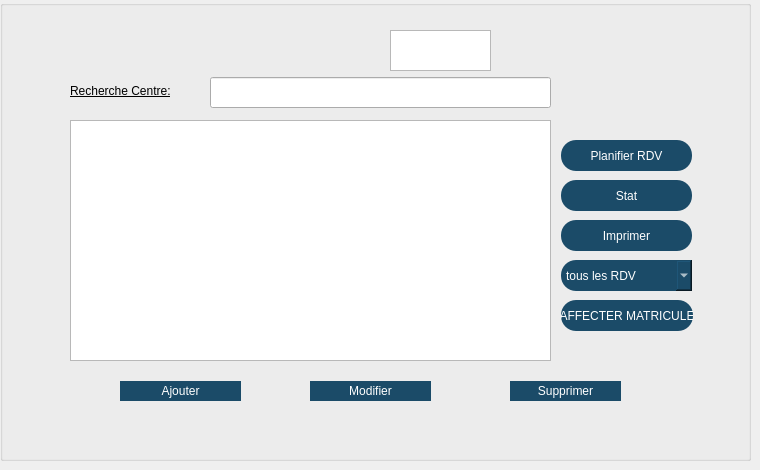
    <widget class="QWidget" name="tab_2">
     <attribute name="title">
      <string>Gestion RDVs</string>
     </attribute>
     <widget class="QGroupBox" name="groupBox">
      <property name="geometry">
       <rect>
        <x>0</x>
        <y>0</y>
        <width>751</width>
        <height>461</height>
       </rect>
      </property>
      <property name="title">
       <string/>
      </property>
      <widget class="QPushButton" name="pushButton_Ajout">
       <property name="geometry">
        <rect>
         <x>120</x>
         <y>381</y>
         <width>121</width>
         <height>20</height>
        </rect>
       </property>
       <property name="styleSheet">
        <string notr="true">background-color:rgb(27, 75, 104);
color:white;
border-radius:15px;</string>
       </property>
       <property name="text">
        <string>Ajouter</string>
       </property>
      </widget>
      <widget class="QPushButton" name="pushButton_Mod">
       <property name="geometry">
        <rect>
         <x>310</x>
         <y>381</y>
         <width>121</width>
         <height>20</height>
        </rect>
       </property>
       <property name="styleSheet">
        <string notr="true">background-color:rgb(27, 75, 104);
color:white;
border-radius:15px;</string>
       </property>
       <property name="text">
        <string>Modifier</string>
       </property>
      </widget>
      <widget class="QPushButton" name="pushButton_Supp">
       <property name="geometry">
        <rect>
         <x>510</x>
         <y>381</y>
         <width>111</width>
         <height>20</height>
        </rect>
       </property>
       <property name="styleSheet">
        <string notr="true">background-color:rgb(27, 75, 104);
color:white;
border-radius:15px;</string>
       </property>
       <property name="text">
        <string>Supprimer</string>
       </property>
      </widget>
      <widget class="QTableView" name="tab_3">
       <property name="geometry">
        <rect>
         <x>70</x>
         <y>120</y>
         <width>481</width>
         <height>241</height>
        </rect>
       </property>
      </widget>
      <widget class="QLabel" name="label_4">
       <property name="geometry">
        <rect>
         <x>0</x>
         <y>0</y>
         <width>761</width>
         <height>461</height>
        </rect>
       </property>
       <property name="text">
        <string/>
       </property>
       <property name="pixmap">
        <pixmap resource="resources.qrc">:/images/icons/main.png</pixmap>
       </property>
      </widget>
      <widget class="QLineEdit" name="lineEdit_recherche_2">
       <property name="geometry">
        <rect>
         <x>210</x>
         <y>77</y>
         <width>341</width>
         <height>31</height>
        </rect>
       </property>
       <property name="text">
        <string/>
       </property>
      </widget>
      <widget class="QPushButton" name="pushButton_pdf">
       <property name="geometry">
        <rect>
         <x>561</x>
         <y>220</y>
         <width>131</width>
         <height>31</height>
        </rect>
       </property>
       <property name="styleSheet">
        <string notr="true">background-color:rgb(27, 75, 104);
color:white;
border-radius:15px;</string>
       </property>
       <property name="text">
        <string>Imprimer</string>
       </property>
      </widget>
      <widget class="QLabel" name="label_5">
       <property name="geometry">
        <rect>
         <x>70</x>
         <y>80</y>
         <width>161</width>
         <height>21</height>
        </rect>
       </property>
       <property name="styleSheet">
        <string notr="true">font: 75 8pt &quot;MS Shell Dlg 2&quot;;
text-decoration: underline;
font: 10pt &quot;MS Shell Dlg 2&quot;;
</string>
       </property>
       <property name="text">
        <string>Recherche Centre:</string>
       </property>
      </widget>
      <widget class="QTextBrowser" name="textBrowser_2">
       <property name="geometry">
        <rect>
         <x>390</x>
         <y>30</y>
         <width>101</width>
         <height>41</height>
        </rect>
       </property>
      </widget>
      <widget class="QPushButton" name="stat_2">
       <property name="geometry">
        <rect>
         <x>561</x>
         <y>180</y>
         <width>131</width>
         <height>31</height>
        </rect>
       </property>
       <property name="styleSheet">
        <string notr="true">background-color:rgb(27, 75, 104);
color:white;
border-radius:15px;</string>
       </property>
       <property name="text">
        <string>Stat</string>
       </property>
      </widget>
      <widget class="QComboBox" name="comboBox_rdv">
       <property name="geometry">
        <rect>
         <x>561</x>
         <y>260</y>
         <width>131</width>
         <height>31</height>
        </rect>
       </property>
       <property name="styleSheet">
        <string notr="true">background-color:rgb(27, 75, 104);
color:white;
border-radius:15px;</string>
       </property>
       <item>
        <property name="text">
         <string>tous les RDV</string>
        </property>
       </item>
       <item>
        <property name="text">
         <string>RDV reserve</string>
        </property>
       </item>
       <item>
        <property name="text">
         <string>RDV non reserve</string>
        </property>
       </item>
      </widget>
      <widget class="QPushButton" name="Ajout_Auto">
       <property name="geometry">
        <rect>
         <x>561</x>
         <y>140</y>
         <width>131</width>
         <height>31</height>
        </rect>
       </property>
       <property name="styleSheet">
        <string notr="true">background-color:rgb(27, 75, 104);
color:white;
border-radius:15px;</string>
       </property>
       <property name="text">
        <string>Planifier RDV</string>
       </property>
      </widget>
      <widget class="QPushButton" name="Affecter_Mat">
       <property name="geometry">
        <rect>
         <x>561</x>
         <y>300</y>
         <width>132</width>
         <height>31</height>
        </rect>
       </property>
       <property name="styleSheet">
        <string notr="true">background-color:rgb(27, 75, 104);
color:white;
border-radius:15px;</string>
       </property>
       <property name="text">
        <string>AFFECTER MATRICULE</string>
       </property>
      </widget>
      <zorder>textBrowser_2</zorder>
      <zorder>label_4</zorder>
      <zorder>tab_3</zorder>
      <zorder>lineEdit_recherche_2</zorder>
      <zorder>label_5</zorder>
      <zorder>stat_2</zorder>
      <zorder>pushButton_Ajout</zorder>
      <zorder>pushButton_Mod</zorder>
      <zorder>pushButton_Supp</zorder>
      <zorder>pushButton_pdf</zorder>
      <zorder>comboBox_rdv</zorder>
      <zorder>Ajout_Auto</zorder>
      <zorder>Affecter_Mat</zorder>
     </widget>
    </widget>
